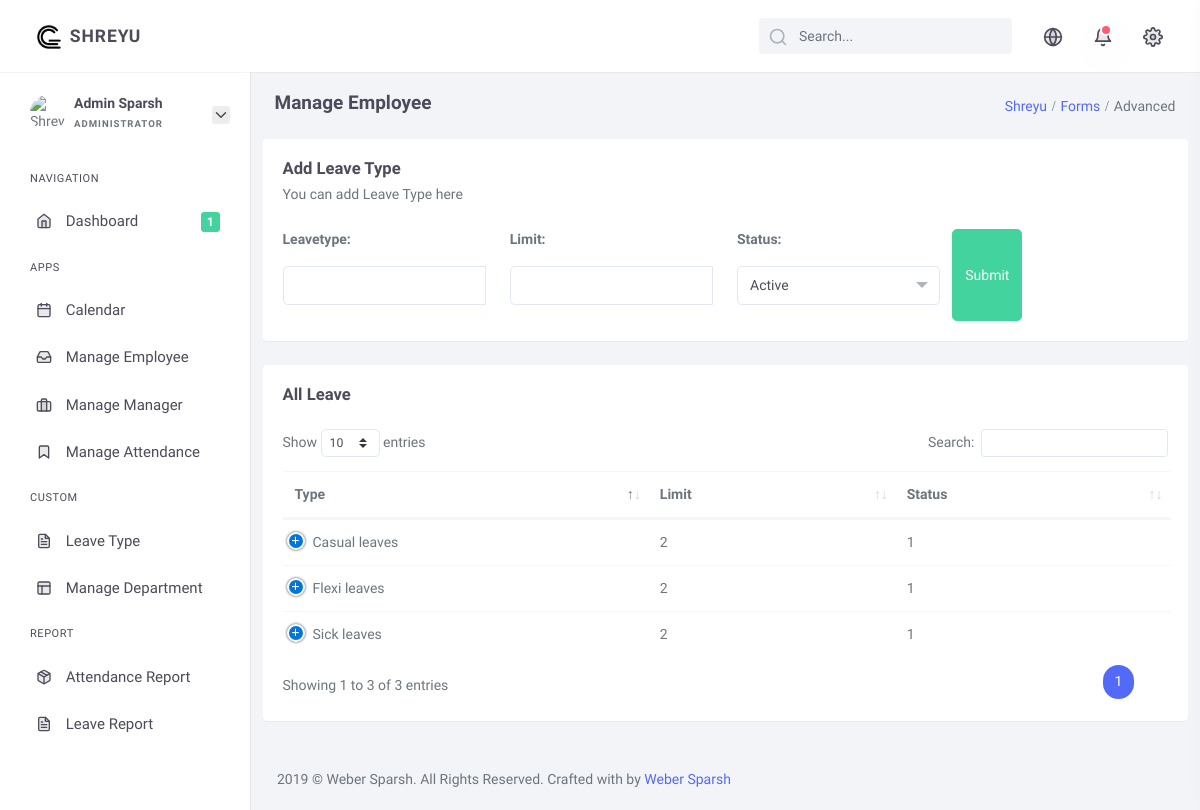
Page /adminpanel/leavetype/add (signed in) on the committed database.
### adminpanel/models.py (models this page shows)
class User(AbstractUser):
    roles = models.ForeignKey(Role,on_delete=models.CASCADE,null=True)
    department = models.ForeignKey(Department, on_delete=models.CASCADE,null=True)
    manager = models.ForeignKey('self', on_delete=models.CASCADE,null=True)
    idno = models.CharField(max_length=11)
    name = models.CharField(max_length=255)
    status = models.IntegerField(choices=STATUS, default=1)
    passwordbkp = models.CharField(max_length=255)
    avatar = models.ImageField(upload_to = "media/")
    phone = models.CharField(max_length=255)
    birthday = models.CharField(max_length=255)
    updated_on = models.DateTimeField(auto_now= True)
    created_on = models.DateTimeField(auto_now_add=True)

class Leavetype(models.Model):
    leavetype = models.CharField(max_length=255)
    limit = models.IntegerField()
    status = models.IntegerField(choices=STATUS, default=1)
    updated_on = models.DateTimeField(auto_now= True)
    created_on = models.DateTimeField(auto_now_add=True)

### adminpanel/views.py (the view)
# urls.py: path('leavetype/add',views.leaveType,name = 'leavetype'),
@admin_required
def leaveType(request):
    if request.method == 'POST':
        form = LeaveTypeForm(request.POST)
        if form.is_valid():
            form.save()
    else:
        form = LeaveTypeForm()
    leavetypes = Leavetype.objects.all()
    return render(request, 'adminpanel/leavetype.html', {'form': form,'leavetypes':leavetypes})

### adminpanel/forms.py (shortened to what this page needs)
class LeaveTypeForm(ModelForm):
    leavetype = forms.CharField(max_length=255, widget=forms.TextInput(attrs={'class':"form-control",'id':"simpleinputname"}), required=False)
    limit = forms.IntegerField( widget=forms.TextInput(attrs={'class':"form-control",'id':"simpleinputname"}), required=False)
    status = forms.ChoiceField(choices = STATUS, label='Status', widget=forms.Select(attrs={'class' :"form-control" ,'data-plugin':"customselect"}))
    class Meta:
        model = Leavetype
        fields = ('leavetype', 'limit','status')

### template/adminpanel/leavetype.html (shortened to what this page needs)
{% extends 'adminpanel/layout.html' %}
{% block content %}
            <div class="content-page">
                <div class="content">
                    <div class="container-fluid">
                        <div class="row page-title">
                            <div class="col-md-12">
                                <nav aria-label="breadcrumb" class="float-right mt-1">
                                    <ol class="breadcrumb">
                                        <li class="breadcrumb-item"><a href="#">Shreyu</a></li>
                                        <li class="breadcrumb-item"><a href="#">Forms</a></li>
                                        <li class="breadcrumb-item active" aria-current="page">Advanced</li>
                                    </ol>
                                </nav>
                                <h4 class="mb-1 mt-0">Manage Employee</h4>
                            </div>
                        </div>
                    </div>
                     <div class="row">
                        <div class="col-12">
                            <div class="card">
                                <div class="card-body">
                                    <h4 class="header-title mt-0 mb-1">Add Leave Type</h4>
                                    <p class="sub-header">
                                        You can add Leave Type here
                                    </p>
                                    <form  method="POST" action =  "" enctype="multipart/form-data">
                                    <div class="row">
                                                {% for field in form %}
                                                <div class="col-xl-3 col-sm-6">
                                                    <div class="form-group mt-3 mt-sm-0">
                                                    <label class="form-control-label">{{ field.label_tag }}</label>
                                                    <div class="input-group input-group-merge">
                                                        {{ field }}<br>
                                                    </div>
                                                </div>
                                            </div>
                                                {% endfor %}
                                                <button type="submit" class="btn btn-success">
                                                    Submit
                                                </button>
                                    </div>
                                </form>
                                </div>
                            </div>
                        </div>
                    </div>
                    <div class="row">
                        <div class="col-12">
                            <div class="card">
                                <div class="card-body">
                                    <h4 class="header-title mt-0 mb-1">All Leave</h4>
                                    <table id="selection-datatable" class="table dt-responsive nowrap">
                                        <thead>
                                            <tr>
                                                <th>Type</th>
                                                <th>Limit</th>
                                                <th>Status</th>
                                            </tr>
                                        </thead>
                                        <tbody>
                                            {% for leavetype in leavetypes %}
                                                <tr>
                                                    <td>{{leavetype.leavetype}}</td>
                                                    <td>{{leavetype.limit}}</td>
                                                    <td>{{leavetype.status}}</td>
                                                </tr>
                                            {% endfor %}
                                        </tbody>
                                    </table>
                                </div>
                            </div>
                        </div>
                    </div>
                </div>
                <footer class="footer">
                    <div class="container-fluid">
                        <div class="row">
                            <div class="col-12">
                                2019 &copy; Weber Sparsh. All Rights Reserved. Crafted with  by <a href="#" target="_blank">Weber Sparsh</a>
                            </div>
                        </div>
                    </div>
                </footer>
            </div>
{% endblock  %}

### template/adminpanel/layout.html (shortened to what this page needs)
{% load static %}
<!DOCTYPE html>
<html lang="en">
    <head>
        <link href="{% static 'assets/libs/flatpickr/flatpickr.min.css' %}" rel="stylesheet" type="text/css" />
        <link href="{% static 'assets/libs/bootstrap-tagsinput/bootstrap-tagsinput.css' %}" rel="stylesheet" />
        <link href="{% static 'assets/libs/select2/select2.min.css' %}" rel="stylesheet" type="text/css" />
        <link href="{% static 'assets/libs/multiselect/multi-select.css' %}" rel="stylesheet" type="text/css" />
        <link href="{% static 'assets/css/bootstrap.min.css' %}" rel="stylesheet" type="text/css" />
        <link href="{% static 'assets/css/icons.min.css '%}" rel="stylesheet" type="text/css" />
        <link href="{% static 'assets/css/app.min.css' %}" rel="stylesheet" type="text/css" />
        <link href="{% static 'assets/libs/dropzone/dropzone.min.css' %}" rel="stylesheet" type="text/css" />
        <link href="{% static 'assets/libs/summernote/summernote-bs4.css' %}" rel="stylesheet" type="text/css" />
        <link href="{% static 'assets/libs/datatables/dataTables.bootstrap4.min.css' %}" rel="stylesheet" type="text/css" />
        <link href="{% static 'assets/libs/datatables/responsive.bootstrap4.min.css' %}" rel="stylesheet" type="text/css" />
        <link href="{% static 'assets/libs/datatables/buttons.bootstrap4.min.css' %}" rel="stylesheet" type="text/css" />
        <link href="{% static 'assets/libs/datatables/select.bootstrap4.min.css' %}" rel="stylesheet" type="text/css" />
    </head>
    <body>
        <div id="wrapper">
            <div class="navbar navbar-expand flex-column flex-md-row navbar-custom">
                <div class="container-fluid">
                    <a href="index.html" class="navbar-brand mr-0 mr-md-2 logo">
                        <span class="logo-lg">
                            <img src="assets/images/logo.png" alt="" height="24" />
                            <span class="d-inline h5 ml-1 text-logo">Shreyu</span>
                        </span>
                    </a>
                    <ul class="navbar-nav flex-row ml-auto d-flex list-unstyled topnav-menu float-right mb-0">
                        <li class="d-none d-sm-block">
                            <div class="app-search">
                                <form>
                                    <div class="input-group">
                                        <input type="text" class="form-control" placeholder="Search...">
                                        <span data-feather="search"></span>
                                    </div>
                                </form>
                            </div>
                        </li>
                        <li class="dropdown d-none d-lg-block" data-toggle="tooltip" data-placement="left" title="Change language">
                            <a class="nav-link dropdown-toggle mr-0" data-toggle="dropdown" href="#" role="button"
                                aria-haspopup="false" aria-expanded="false">
                                <i data-feather="globe"></i>
                            </a>
                        </li>
                        <li class="dropdown notification-list" data-toggle="tooltip" data-placement="left"
                            title="8 new unread notifications">
                            <a class="nav-link dropdown-toggle" data-toggle="dropdown" href="#" role="button" aria-haspopup="false"
                                aria-expanded="false">
                                <i data-feather="bell"></i>
                                <span class="noti-icon-badge"></span>
                            </a>
                        </li>
                        <li class="dropdown notification-list" data-toggle="tooltip" data-placement="left" title="Settings">
                            <a href="javascript:void(0);" class="nav-link right-bar-toggle">
                                <i data-feather="settings"></i>
                            </a>
                        </li>
                    </ul>
                </div>
            </div>
            <div class="left-side-menu">
                <div class="media user-profile mt-2 mb-2">
                    <img src="{{request.user.avatar}}" class="avatar-sm rounded-circle mr-2" alt="Shreyu" />
                    <div class="media-body">
                        <h6 class="pro-user-name mt-0 mb-0">{{ request.user.first_name }} {{request.user.last_name}}</h6>
                        <span class="pro-user-desc">Administrator</span>
                    </div>
                    <div class="dropdown align-self-center profile-dropdown-menu">
                        <a class="dropdown-toggle mr-0" data-toggle="dropdown" href="#" role="button" aria-haspopup="false"
                            aria-expanded="false">
                            <span data-feather="chevron-down"></span>
                        </a>
                    </div>
                </div>
                <div class="sidebar-content">
                    <div id="sidebar-menu" class="slimscroll-menu">
                        <ul class="metismenu" id="menu-bar">
                            <li class="menu-title">Navigation</li>
                            <li>
                                <a href="index.html">
                                    <i data-feather="home"></i>
                                    <span class="badge badge-success float-right">1</span>
                                    <span> Dashboard </span>
                                </a>
                            </li>
                            <li class="menu-title">Apps</li>
                            <li>
                                <a href="apps-calendar.html">
                                    <i data-feather="calendar"></i>
                                    <span> Calendar </span>
                                </a>
                            </li>
                            <li>
                                <a href="javascript: void(0);">
                                    <i data-feather="inbox"></i>
                                    <span> Manage Employee </span>
                                    <span class="menu-arrow"></span>
                                </a>
                            </li>
                            <li>
                                <a href="javascript: void(0);">
                                    <i data-feather="briefcase"></i>
                                    <span> Manage Manager </span>
                                    <span class="menu-arrow"></span>
                                </a>
                            </li>
                            <li>
                                <a href="javascript: void(0);">
                                    <i data-feather="bookmark"></i>
                                    <span> Manage Attendance </span>
                                    <span class="menu-arrow"></span>
                                </a>
                            </li>
                            <li class="menu-title">Custom</li>
                            <li>
                                <a href="javascript: void(0);">
                                    <i data-feather="file-text"></i>
                                    <span> Leave Type </span>
                                    <span class="menu-arrow"></span>
                                </a>
                            </li>
                            <li>
                                <a href="javascript: void(0);">
                                    <i data-feather="layout"></i>
                                    <span> Manage Department </span>
                                    <span class="menu-arrow"></span>
                                </a>
                            </li>
                            <li class="menu-title">Report</li>
                            <li>
                                <a href="javascript: void(0);">
                                    <i data-feather="package"></i>
                                    <span> Attendance Report </span>
                                    <span class="menu-arrow"></span>
                                </a>
                            </li>
                            <li>
                                <a href="javascript: void(0);" aria-expanded="false">
                                    <i data-feather="file-text"></i>
                                    <span> Leave Report </span>
                                    <span class="menu-arrow"></span>
                                </a>
                            </li>
                        </ul>
                    </div>
                </div>
            </div>
            {% block content %}
            {% endblock %}
        </div>
    </body>
</html>

### rows in the picture
User: user.first_name "Admin", user.last_name "Sparsh"
Leavetype: leavetype "Casual leaves", limit "2", status "1"
Leavetype: leavetype "Sick leaves", limit "2", status "1"
Leavetype: leavetype "Flexi leaves", limit "2", status "1"

### other values in the picture
{{ field.label_tag }} "Leavetype:" "Limit:" "Status:"
